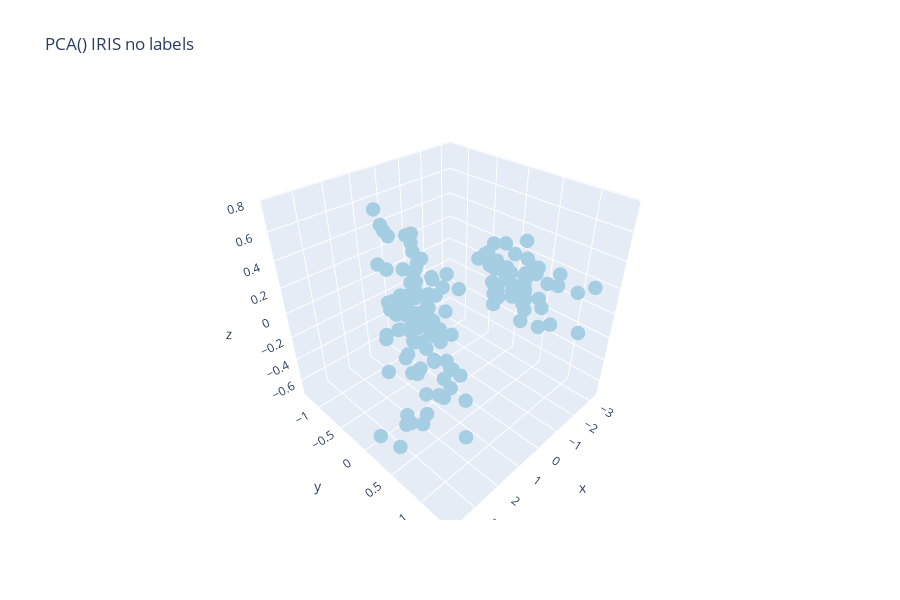

Notebook cell for this chart:
### Markdown cell above
- apply dimensionality reduction methods;
- apply anomaly detection methods;
- estimate visually;

### Code cell
from sklearn.decomposition import PCA
pca = PCA(n_components=3) # just because it of 3D visualisation

iris = load_iris()
X = iris.data
y = iris.target

pca.fit(X)
X = pca.transform(X)
plot_3d(X, np.zeros_like(y), 'PCA() IRIS no labels')

### Figure 1 — Plotly figure (JSON) as saved in the notebook; plotly's stock layout.template omitted (floating-point values rounded to 4 significant figures; data arrays with more than 128 entries replaced by an {"elided": "..."} marker saying what was removed)
{"data": [{"marker": {"color": "rgb(166,206,227)", "size": 5}, "mode": "markers", "name": "0", "type": "scatter3d", "x": {"elided": "150 float values"}, "y": {"elided": "150 float values"}, "z": {"elided": "150 float values"}}, {"marker": {"color": "rgb(31,120,180)", "size": 5}, "mode": "markers", "name": "1", "type": "scatter3d", "x": [], "y": [], "z": []}, {"marker": {"color": "rgb(178,223,138)", "size": 5}, "mode": "markers", "name": "2", "type": "scatter3d", "x": [], "y": [], "z": []}, {"marker": {"color": "rgb(51,160,44)", "size": 5}, "mode": "markers", "name": "3", "type": "scatter3d", "x": [], "y": [], "z": []}, {"marker": {"color": "rgb(251,154,153)", "size": 5}, "mode": "markers", "name": "4", "type": "scatter3d", "x": [], "y": [], "z": []}, {"marker": {"color": "rgb(227,26,28)", "size": 5}, "mode": "markers", "name": "5", "type": "scatter3d", "x": [], "y": [], "z": []}, {"marker": {"color": "rgb(253,191,111)", "size": 5}, "mode": "markers", "name": "6", "type": "scatter3d", "x": [], "y": [], "z": []}, {"marker": {"color": "rgb(255,127,0)", "size": 5}, "mode": "markers", "name": "7", "type": "scatter3d", "x": [], "y": [], "z": []}, {"marker": {"color": "rgb(202,178,214)", "size": 5}, "mode": "markers", "name": "8", "type": "scatter3d", "x": [], "y": [], "z": []}, {"marker": {"color": "rgb(106,61,154)", "size": 5}, "mode": "markers", "name": "9", "type": "scatter3d", "x": [], "y": [], "z": []}], "layout": {"height": 600, "title": {"text": "PCA() IRIS no labels"}, "width": 900}}
